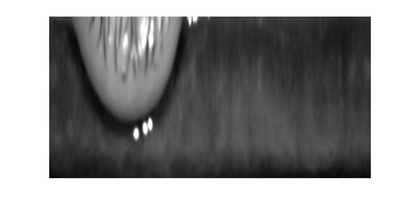
%> input picture 1.jpg, 420 x 222 px, shrunk from 940 x 496 before the run
$ octave glcm.m   (GNU Octave 9; MATLAB toolbox functions it lacks are replaced by stand-ins)
%> lines starting %> are read from the running program, lines starting %| are printed output that depends on the picture
clc
close all
clear all
A=imread('1.jpg');
%> A is the input picture: size 222x420x3 uint8; min 0, max 255, mean 151.3
B=imread('2.jpg');
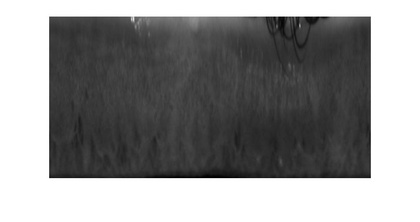
%> input picture 2.jpg, 420 x 222 px, shrunk from 940 x 496 before the run
%> B is the input picture: size 222x420x3 uint8; min 0, max 255, mean 145.1
C=imread('3.jpg');
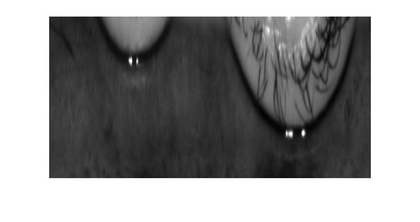
%> input picture 3.jpg, 420 x 222 px, shrunk from 940 x 496 before the run
%> C is the input picture: size 222x420x3 uint8; min 1, max 255, mean 146.5
D=imread('4.jpg');
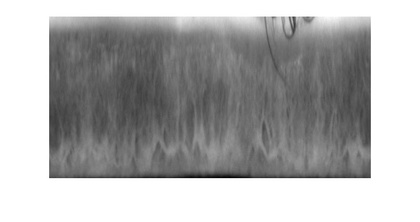
%> input picture 4.jpg, 420 x 222 px, shrunk from 940 x 496 before the run
%> D is the input picture: size 222x420x3 uint8; min 1, max 255, mean 174.9
E=imread('5.jpg');
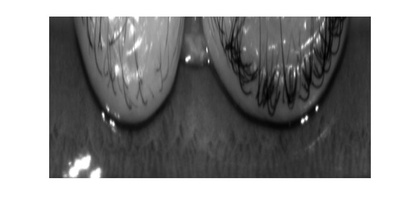
%> input picture 5.jpg, 420 x 222 px, shrunk from 940 x 496 before the run
%> E is the input picture: size 222x420x3 uint8; min 0, max 255, mean 154.1
F=imread('7.jpg');
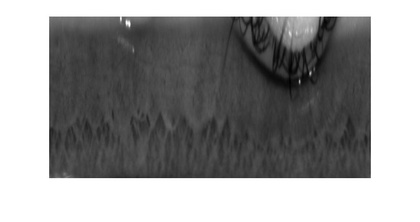
%> input picture 7.jpg, 420 x 222 px, shrunk from 940 x 496 before the run
%> F is the input picture: size 222x420x3 uint8; min 1, max 255, mean 150.1
%> (the run ends here)
